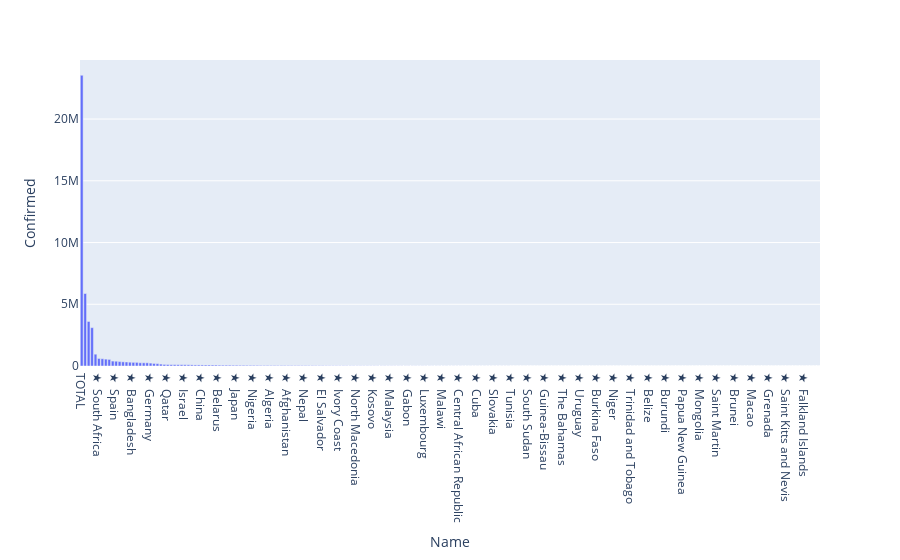

Notebook source saved alongside this figure:
### Markdown cell above
#### Plot number of confirmed cases.

### Code cell
# plotting world_df based on confirmed cases by country names.

world_fig = px.bar(world_df, x = 'Name' , y = 'Confirmed')
world_fig.show()

### Figure 1 — Plotly figure (JSON) as saved in the notebook; plotly's stock layout.template omitted (floating-point values rounded to 4 significant figures; data arrays with more than 128 entries replaced by an {"elided": "..."} marker saying what was removed)
{"data": [{"alignmentgroup": "True", "hovertemplate": "Name=%{x}<br>Confirmed=%{y}<extra></extra>", "legendgroup": "", "marker": {"color": "#636efa"}, "name": "", "offsetgroup": "", "orientation": "v", "showlegend": false, "textposition": "auto", "type": "bar", "x": {"elided": "215 str values"}, "xaxis": "x", "y": {"elided": "215 int values"}, "yaxis": "y"}], "layout": {"barmode": "relative", "legend": {"tracegroupgap": 0}, "margin": {"t": 60}, "xaxis": {"anchor": "y", "domain": [0, 1], "title": {"text": "Name"}}, "yaxis": {"anchor": "x", "domain": [0, 1], "title": {"text": "Confirmed"}}}}
